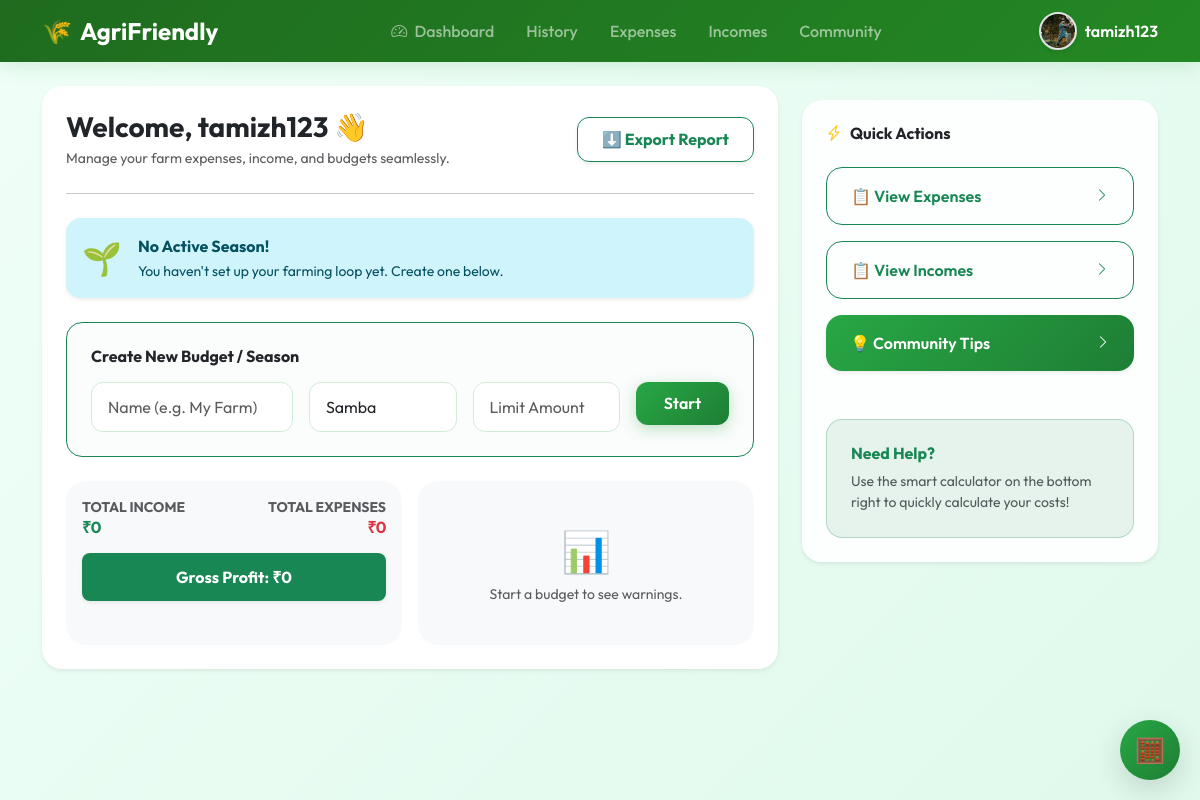
/ (signed in), run on the app's committed database.
### tables this page shows
CREATE TABLE users (id INTEGER PRIMARY KEY AUTOINCREMENT, username TEXT UNIQUE, password TEXT, profile_pic TEXT);

### app.py (the view)
@app.route('/')
@login_required
def dashboard():
    budget = query_db("SELECT * FROM budget WHERE user_id=? AND status='active' ORDER BY id DESC LIMIT 1", (request.user_id,), one=True)
    budget_id = budget[0] if budget else None
    if budget_id:
        expenses = query_db("SELECT * FROM expenses WHERE user_id=? AND budget_id=? ORDER BY date DESC, id DESC", (request.user_id, budget_id))
        incomes = query_db("SELECT * FROM incomes WHERE user_id=? AND budget_id=? ORDER BY date DESC, id DESC", (request.user_id, budget_id))
    else:
        expenses = []
        incomes = []
    total_exp = sum([row[5] for row in expenses]) if expenses else 0
    total_inc = sum([row[5] for row in incomes]) if incomes else 0
    profit = total_inc - total_exp
    cat_data = {}
    for r in expenses:
        cat_data[r[4]] = cat_data.get(r[4], 0) + r[5]
    labels = list(cat_data.keys())
    values = list(cat_data.values())
    month_map = {}
    for r in expenses:
        m = r[3][:7]
        if m not in month_map: month_map[m] = {'income':0, 'expense':0}
        month_map[m]['expense'] += r[5]
    for r in incomes:
        m = r[3][:7]
        if m not in month_map: month_map[m] = {'income':0, 'expense':0}
        month_map[m]['income'] += r[5]
    months = sorted(month_map.keys())
    inc_series = [month_map[m]['income'] for m in months]
    exp_series = [month_map[m]['expense'] for m in months]
    return render_template("dashboard.html",
                           total_exp=total_exp,
                           total_inc=total_inc,
                           profit=profit,
                           labels=labels, values=values,
                           months=months, inc_series=inc_series, exp_series=exp_series,
                           budget=budget, username=request.username,
                           recent_expenses=expenses[:3], recent_incomes=incomes[:3])

### app.py (called while the page is built)
def decode_jwt(token):
    try:
        header_b64, payload_b64, signature_b64 = token.split(".")
        signing_input = f"{header_b64}.{payload_b64}"
        expected_sig = hmac.new(SECRET_KEY.encode(), signing_input.encode(), hashlib.sha256).digest()
        expected_sig_b64 = base64.urlsafe_b64encode(expected_sig).decode().rstrip("=")
        if not hmac.compare_digest(signature_b64, expected_sig_b64):
            return None
        payload_padded = payload_b64 + "=" * (4 - len(payload_b64) % 4)
        payload = json.loads(base64.urlsafe_b64decode(payload_padded).decode())
        if "exp" in payload and payload["exp"] < datetime.utcnow().timestamp():
            return None
        return payload
    except Exception:
        return None

def query_db(q, args=(), one=False, execute=False):
    conn = sqlite3.connect(DB_NAME)
    cur = conn.cursor()
    cur.execute(q, args)
    if execute:
        conn.commit()
        last_id = cur.lastrowid
        conn.close()
        return last_id
    rv = cur.fetchall()
    conn.commit()
    conn.close()
    return (rv[0] if rv else None) if one else rv

@app.before_request
def load_user():
    request.user_id = None
    request.username = None
    request.user_profile_pic = None
    token = request.cookies.get("jwt_token")
    if token:
        payload = decode_jwt(token)
        if payload and "user_id" in payload:
            request.user_id = payload["user_id"]
            request.username = payload.get("username", "Farmer")
            user = query_db("SELECT profile_pic FROM users WHERE id=?", (request.user_id,), one=True)
            request.user_profile_pic = user[0] if user and user[0] else None

def login_required(f):
    @wraps(f)
    def decorated_function(*args, **kwargs):
        if not request.user_id:
            return redirect(url_for('login'))
        return f(*args, **kwargs)
    return decorated_function

### templates/dashboard.html (shortened to what this page needs)
{% extends "base.html" %}
{% block content %}
<div class="row g-4 mb-4 fade-in">
  <div class="col-lg-8">
    <div class="card p-4 mb-4 bg-white shadow-sm border-0">
      <div class="dashboard-header">
        <div>
          <h3 class="mb-1 fw-bold text-dark">Welcome, {{ username }} 👋</h3>
          <p class="text-muted mb-0 small">Manage your farm expenses, income, and budgets seamlessly.</p>
        </div>
        <div class="mt-3 mt-sm-0">
          <div class="dropdown d-inline-block">
            <button class="btn btn-outline-success fw-bold dropdown-toggle shadow-sm w-100" type="button" data-bs-toggle="dropdown" aria-expanded="false">
              ⬇️ Export Report
            </button>
          </div>
        </div>
      </div>
      <hr class="my-4 opacity-10">
      {% if budget %}
      <div class="d-flex flex-column flex-md-row justify-content-between align-items-md-center mb-4 gap-3">
        <h5 class="text-success mb-0 fw-bold">
          <i class="bi bi-calendar-check me-2"></i>Active Season: <span class="text-dark">{{ budget[3] }} ({{ budget[2] }})</span>
        </h5>
        <form method="POST" action="{{ url_for('end_season') }}" onsubmit="return confirm('Are you sure you want to completely end this season and start a new one?');" class="m-0">
           <button type="submit" class="btn btn-warning btn-sm fw-bold shadow-sm w-100">
               ♻️ Start New Season
           </button>
        </form>
      </div>
      {% else %}
      <div class="alert alert-info border-0 shadow-sm mb-4" style="border-radius: 15px;">
        <div class="d-flex align-items-center">
            <span class="fs-2 me-3">🌱</span>
            <div>
                <strong>No Active Season!</strong><br>
                <small>You haven't set up your farming loop yet. Create one below.</small>
            </div>
        </div>
      </div>
      <form method="POST" action="{{ url_for('new_budget') }}" class="mb-4 p-4 border rounded-4 border-success bg-light bg-opacity-50">
        <h6 class="fw-bold mb-3">Create New Budget / Season</h6>
        <div class="row g-3">
          <div class="col-md-4"><input name="name" placeholder="Name (e.g. My Farm)" class="form-control" required/></div>
          <div class="col-md-3">
            <select name="season" class="form-select">
              <option>Kuruvai</option><option selected>Samba</option><option>Navarai</option>
            </select>
          </div>
          <div class="col-md-3"><input type="number" step="0.01" name="limit_amount" class="form-control" placeholder="Limit Amount"></div>
          <div class="col-md-2"><button type="submit" class="btn btn-success w-100">Start</button></div>
        </div>
      </form>
      {% endif %}
      <div class="row g-3">
        <div class="col-sm-6">
          <div class="card p-3 summary-card bg-light border-0 shadow-none h-100">
            <div class="row g-2 align-items-center">
              <div class="col-6">
                <small class="text-muted text-uppercase fw-bold d-block x-small">Total Income</small>
                <div class="summary-value text-success">₹{{ total_inc }}</div>
              </div>
              <div class="col-6 text-end">
                <small class="text-muted text-uppercase fw-bold d-block x-small">Total Expenses</small>
                <div class="summary-value text-danger">₹{{ total_exp }}</div>
              </div>
            </div>
            <div class="mt-3">
              <div class="badge w-100 py-3 rounded-3 {% if profit>=0 %}bg-success{% else %}bg-danger{% endif %} shadow-sm" style="font-size: 1rem;">
                {% if profit>=0 %}Gross Profit: ₹{{ profit }}{% else %}Net Loss: ₹{{ -profit }}{% endif %}
              </div>
            </div>
          </div>
        </div>
        <div class="col-sm-6">
          <div class="card p-3 bg-light border-0 shadow-none h-100">
             {% if budget %}
                 <h6 class="text-muted text-uppercase fw-bold x-small mb-3">Budget Status</h6>
                 {% if budget[4] == 0 or not budget[4] %}
                   <div class="alert alert-info mb-0 py-2 border-0 shadow-sm"><strong>Open Budget!</strong> Spent ₹{{ total_exp }}</div>
                   <div class="progress mt-3" style="height: 8px;">
                     <div class="progress-bar bg-info progress-bar-striped progress-bar-animated" style="width: 100%;"></div>
                   </div>
                 {% elif total_exp > budget[4] %}
                   <div class="alert alert-danger mb-0 py-2 border-0 shadow-sm"><strong>Exceeded!</strong> ₹{{ total_exp }} / ₹{{ budget[4] }}</div>
                   <div class="progress mt-3" style="height: 8px;">
                     <div class="progress-bar bg-danger" style="width: 100%;"></div>
                   </div>
                 {% else %}
                   <div class="alert alert-success mb-0 py-2 border-0 shadow-sm"><strong>Safe!</strong> ₹{{ total_exp }} / ₹{{ budget[4] }}</div>
                   <div class="progress mt-3" style="height: 8px; background: rgba(0,0,0,0.05);">
                     <div class="progress-bar bg-success" style="width: {{ (total_exp / budget[4]) * 100 }}%;"></div>
                   </div>
                 {% endif %}
             {% else %}
                <div class="text-center py-4">
                    <span class="fs-1">📊</span><br>
                    <small class="text-muted">Start a budget to see warnings.</small>
                </div>
             {% endif %}
          </div>
        </div>
      </div>
    </div>
  </div>
  <div class="col-lg-4">
    <div class="card p-4 mb-4 shadow-sm border-0 sticky-lg-top" style="top: 100px;">
      <h6 class="fw-bold text-dark mb-4"><i class="bi bi-lightning-charge me-2 text-warning"></i>Quick Actions</h6>
      <div class="d-grid gap-3">
        <a class="btn btn-outline-success text-start d-flex align-items-center justify-content-between rounded-4 py-3" href="{{ url_for('view_expenses') }}">
          <span>📋 View Expenses</span>
          <i class="bi bi-chevron-right small"></i>
        </a>
        <a class="btn btn-outline-success text-start d-flex align-items-center justify-content-between rounded-4 py-3" href="{{ url_for('view_incomes') }}">
          <span>📋 View Incomes</span>
          <i class="bi bi-chevron-right small"></i>
        </a>
        <a class="btn btn-success text-start d-flex align-items-center justify-content-between rounded-4 py-3 shadow-sm" href="{{ url_for('tips') }}">
          <span>💡 Community Tips</span>
          <i class="bi bi-chevron-right small"></i>
        </a>
      </div>
      <div class="mt-5 p-4 bg-success bg-opacity-10 rounded-4 border border-success border-opacity-25">
        <h6 class="fw-bold text-success mb-2">Need Help?</h6>
        <p class="text-muted small mb-0">Use the smart calculator on the bottom right to quickly calculate your costs!</p>
      </div>
    </div>
  </div>
</div>
{% endblock %}

### templates/base.html (shortened to what this page needs)
<!DOCTYPE html>
<html>
<head>
  <link href="https://cdn.jsdelivr.net/npm/bootstrap@5.3.2/dist/css/bootstrap.min.css" rel="stylesheet">
  <link href="https://cdn.jsdelivr.net/npm/bootstrap-icons@1.11.1/font/bootstrap-icons.css" rel="stylesheet">
  <link href="https://cdnjs.cloudflare.com/ajax/libs/cropperjs/1.5.13/cropper.min.css" rel="stylesheet">
  <link rel="stylesheet" href="{{ url_for('static', filename='style.css') }}">
</head>
<body>
  <nav class="navbar navbar-expand-lg navbar-dark sticky-top py-2" style="background: var(--nav-gradient);">
    <div class="container d-flex align-items-center justify-content-between">
      <div class="d-flex align-items-center">
        <a class="navbar-brand fw-bold fs-4 d-flex align-items-center" href="/">
          <span class="me-2">🌾</span> <span class="d-none d-sm-inline">AgriFriendly</span><span class="d-inline d-sm-none">Agri</span>
        </a>
      </div>
      <div class="collapse navbar-collapse" id="navbarNav">
        <ul class="navbar-nav mx-auto">
          {% if request.cookies.get('jwt_token') %}
          <li class="nav-item"><a class="nav-link px-3" href="/"><i class="bi bi-speedometer2 me-1"></i> Dashboard</a></li>
          <li class="nav-item"><a class="nav-link px-3" href="/history">History</a></li>
          <li class="nav-item"><a class="nav-link px-3" href="/expenses">Expenses</a></li>
          <li class="nav-item"><a class="nav-link px-3" href="/incomes">Incomes</a></li>
          <li class="nav-item"><a class="nav-link px-3" href="/tips">Community</a></li>
          {% endif %}
        </ul>
      </div>
      <div class="d-flex align-items-center">
        {% if request.username %}
        <div class="dropdown">
          <a href="#" class="d-flex align-items-center text-decoration-none dropdown-toggle text-white" id="profileDropdown" data-bs-toggle="dropdown" aria-expanded="false">
            <div class="profile-img-container shadow-sm border border-2 border-white-50">
              {% if request.user_profile_pic %}
              <img src="{{ url_for('static', filename='uploads/profiles/' + request.user_profile_pic) }}" alt="Profile" class="w-100 h-100 object-fit-cover">
              {% else %}
              <div class="w-100 h-100 d-flex align-items-center justify-content-center bg-success-subtle text-success fw-bold">
                {{ request.username[0].upper() }}
              </div>
              {% endif %}
            </div>
            <span class="ms-2 d-none d-md-inline fw-semibold">{{ request.username }}</span>
          </a>
        </div>
        {% else %}
        <div class="d-none d-lg-flex">
          <a class="btn btn-sm btn-outline-light rounded-pill px-4 me-2" href="/login">Login</a>
          <a class="btn btn-sm btn-light text-success rounded-pill px-4" href="/register">Register</a>
        </div>
        {% endif %}
      </div>
    </div>
  </nav>
  <div class="container my-4">
    {% block content %}{% endblock %}
  </div>
  {% if request.username %}
  <button id="calcy-btn" class="btn btn-success text-white shadow-lg" data-bs-toggle="modal" data-bs-target="#calcyModal" title="Smart Calculator Calcy">
    🧮
  </button>
  {% endif %}
</body>
</html>

### static/style.css (style rules this page uses)
:root { --primary-green: #1f6b1f; --secondary-green: #238823; --light-green: #f0fff8; --accent-green: #28a745; --danger-red: #dc3545; --card-shadow: 0 8px 30px rgba(0, 0, 0, 0.04); --hover-shadow: 0 15px 35px rgba(34, 139, 34, 0.1); --nav-gradient: linear-gradient(135deg, #1f6b1f, #238823); }
body { background: linear-gradient(135deg, #f0fff8, #e0f9ec); min-height: 100vh; color: #2b2b2b; font-family: 'Outfit', sans-serif; overflow-x: hidden; }
.navbar { box-shadow: 0 4px 20px rgba(34, 139, 34, 0.15); animation: slideDown 0.6s ease-out forwards; z-index: 1040; }
.nav-link { transition: all 0.3s ease; font-weight: 500; padding: 0.5rem 1rem !important; }
.profile-img-container { width: 38px; height: 38px; border-radius: 50%; overflow: hidden; background: #fff; transition: transform 0.3s ease; display: flex; align-items: center; justify-content: center; }
.dropdown-toggle::after { display: none; }
.card { border-radius: 20px; border: 1px solid rgba(255, 255, 255, 0.3); background: rgba(255, 255, 255, 0.9); backdrop-filter: blur(12px); transition: all 0.3s cubic-bezier(0.25, 0.8, 0.25, 1); box-shadow: var(--card-shadow); }
.btn { border-radius: 12px; font-weight: 600; transition: all 0.25s ease; padding: 0.6rem 1.5rem; }
.btn-success { background: linear-gradient(135deg, #28a745, #1e7e34); border: none; box-shadow: 0 4px 15px rgba(40, 167, 69, 0.3); }
.form-control, .form-select { border-radius: 12px; padding: 0.75rem 1rem; border: 1px solid #d1ebd8; transition: all 0.3s ease; background: #ffffff; }
.summary-card { border-left: 6px solid #28a745; }
.summary-value { font-weight: 700; letter-spacing: -0.5px; line-height: 1.2; }
.dashboard-header { display: flex; flex-wrap: wrap; gap: 1rem; justify-content: space-between; align-items: center; }
#calcy-btn { position: fixed; bottom: 20px; right: 20px; top: auto; z-index: 1050; width: 60px; height: 60px; border-radius: 50%; display: flex; align-items: center; justify-content: center; font-size: 1.5rem; box-shadow: 0 10px 30px rgba(0,0,0,0.15) !important; }
.fade-in { animation: fadeInUp 0.7s cubic-bezier(0.2, 0.8, 0.2, 1) both; }

### templates/base.html (style rules this page uses)
body { font-family: 'Outfit', sans-serif; }

### data on the page
users: profile_pic (picture), username "tamizh123"

### other printed values
{{ total_inc }} "0"
{{ total_exp }} "0"
{{ profit }} "0"
